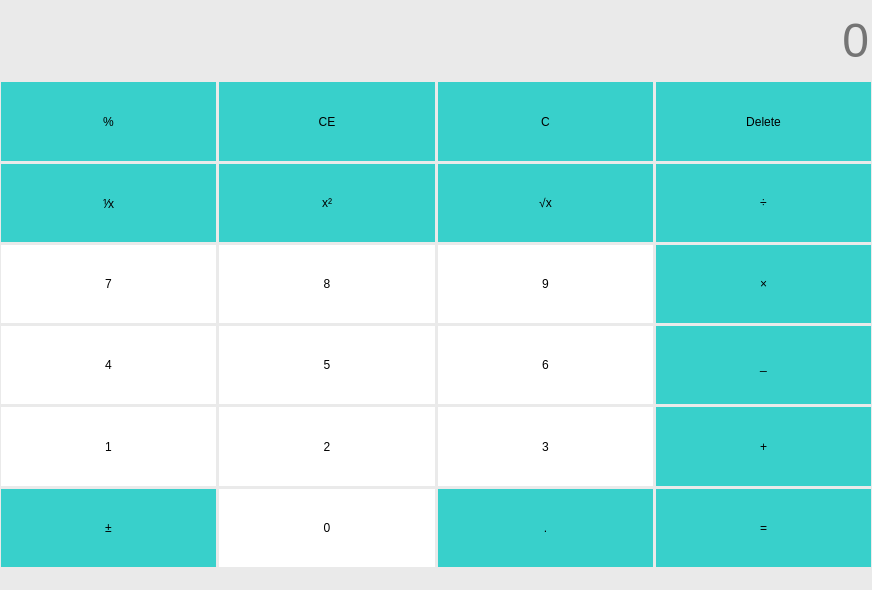
<?xml version="1.0" encoding="UTF-8"?>
<ui version="4.0">
 <class>MainWindow</class>
 <widget class="QMainWindow" name="MainWindow">
  <property name="geometry">
   <rect>
    <x>0</x>
    <y>0</y>
    <width>872</width>
    <height>590</height>
   </rect>
  </property>
  <property name="sizePolicy">
   <sizepolicy hsizetype="Minimum" vsizetype="Minimum">
    <horstretch>0</horstretch>
    <verstretch>0</verstretch>
   </sizepolicy>
  </property>
  <property name="windowTitle">
   <string>MainWindow</string>
  </property>
  <property name="styleSheet">
   <string notr="true">*{
    border:none;
	background-color: rgb(234, 234, 234);
}
QPushButton{
	background-color: rgb(255, 255, 255);
	font:bold 11pt '微软雅黑';
}
QPushButton#btnClear,#btnClearAll,#btnDel,#btnDivide,#btnEqual,#btnInverse,#btnMinus,#btnMultiple,#btnPercentage,#btnPeriod,#btnSign,#btnPlus,#btnSqrt,#btnSquare{
	background-color: rgb(56, 208, 203);
}
QPushButton:hover{
	background-color: rgb(221, 221, 221);
	border:1px solid rgb(185, 185, 185);
}
QLineEdit{
    font-size:36pt;
}</string>
  </property>
  <widget class="QWidget" name="centralwidget">
   <property name="sizePolicy">
    <sizepolicy hsizetype="Preferred" vsizetype="Preferred">
     <horstretch>0</horstretch>
     <verstretch>0</verstretch>
    </sizepolicy>
   </property>
   <layout class="QVBoxLayout" name="verticalLayout">
    <property name="spacing">
     <number>3</number>
    </property>
    <property name="leftMargin">
     <number>1</number>
    </property>
    <property name="topMargin">
     <number>1</number>
    </property>
    <property name="rightMargin">
     <number>1</number>
    </property>
    <property name="bottomMargin">
     <number>1</number>
    </property>
    <item>
     <layout class="QGridLayout" name="gridLayout">
      <item row="3" column="3">
       <widget class="QPushButton" name="btnMultiple">
        <property name="sizePolicy">
         <sizepolicy hsizetype="Minimum" vsizetype="Minimum">
          <horstretch>0</horstretch>
          <verstretch>0</verstretch>
         </sizepolicy>
        </property>
        <property name="text">
         <string>×</string>
        </property>
       </widget>
      </item>
      <item row="2" column="3">
       <widget class="QPushButton" name="btnDivide">
        <property name="sizePolicy">
         <sizepolicy hsizetype="Minimum" vsizetype="Minimum">
          <horstretch>0</horstretch>
          <verstretch>0</verstretch>
         </sizepolicy>
        </property>
        <property name="text">
         <string>÷</string>
        </property>
       </widget>
      </item>
      <item row="2" column="0">
       <widget class="QPushButton" name="btnInverse">
        <property name="sizePolicy">
         <sizepolicy hsizetype="Minimum" vsizetype="Minimum">
          <horstretch>0</horstretch>
          <verstretch>0</verstretch>
         </sizepolicy>
        </property>
        <property name="text">
         <string>⅟x</string>
        </property>
       </widget>
      </item>
      <item row="5" column="0">
       <widget class="QPushButton" name="btnNum1">
        <property name="sizePolicy">
         <sizepolicy hsizetype="Minimum" vsizetype="Minimum">
          <horstretch>0</horstretch>
          <verstretch>0</verstretch>
         </sizepolicy>
        </property>
        <property name="text">
         <string>1</string>
        </property>
       </widget>
      </item>
      <item row="6" column="0">
       <widget class="QPushButton" name="btnSign">
        <property name="sizePolicy">
         <sizepolicy hsizetype="Minimum" vsizetype="Minimum">
          <horstretch>0</horstretch>
          <verstretch>0</verstretch>
         </sizepolicy>
        </property>
        <property name="text">
         <string>±</string>
        </property>
       </widget>
      </item>
      <item row="4" column="3">
       <widget class="QPushButton" name="btnMinus">
        <property name="sizePolicy">
         <sizepolicy hsizetype="Minimum" vsizetype="Minimum">
          <horstretch>0</horstretch>
          <verstretch>0</verstretch>
         </sizepolicy>
        </property>
        <property name="text">
         <string>_</string>
        </property>
       </widget>
      </item>
      <item row="6" column="2">
       <widget class="QPushButton" name="btnPeriod">
        <property name="sizePolicy">
         <sizepolicy hsizetype="Minimum" vsizetype="Minimum">
          <horstretch>0</horstretch>
          <verstretch>0</verstretch>
         </sizepolicy>
        </property>
        <property name="text">
         <string>.</string>
        </property>
       </widget>
      </item>
      <item row="5" column="2">
       <widget class="QPushButton" name="btnNum3">
        <property name="sizePolicy">
         <sizepolicy hsizetype="Minimum" vsizetype="Minimum">
          <horstretch>0</horstretch>
          <verstretch>0</verstretch>
         </sizepolicy>
        </property>
        <property name="text">
         <string>3</string>
        </property>
       </widget>
      </item>
      <item row="4" column="0">
       <widget class="QPushButton" name="btnNum4">
        <property name="sizePolicy">
         <sizepolicy hsizetype="Minimum" vsizetype="Minimum">
          <horstretch>0</horstretch>
          <verstretch>0</verstretch>
         </sizepolicy>
        </property>
        <property name="text">
         <string>4</string>
        </property>
       </widget>
      </item>
      <item row="3" column="0">
       <widget class="QPushButton" name="btnNum7">
        <property name="sizePolicy">
         <sizepolicy hsizetype="Minimum" vsizetype="Minimum">
          <horstretch>0</horstretch>
          <verstretch>0</verstretch>
         </sizepolicy>
        </property>
        <property name="text">
         <string>7</string>
        </property>
       </widget>
      </item>
      <item row="5" column="3">
       <widget class="QPushButton" name="btnPlus">
        <property name="sizePolicy">
         <sizepolicy hsizetype="Minimum" vsizetype="Minimum">
          <horstretch>0</horstretch>
          <verstretch>0</verstretch>
         </sizepolicy>
        </property>
        <property name="text">
         <string>+</string>
        </property>
       </widget>
      </item>
      <item row="1" column="2">
       <widget class="QPushButton" name="btnClear">
        <property name="sizePolicy">
         <sizepolicy hsizetype="Minimum" vsizetype="Minimum">
          <horstretch>0</horstretch>
          <verstretch>0</verstretch>
         </sizepolicy>
        </property>
        <property name="text">
         <string>C</string>
        </property>
       </widget>
      </item>
      <item row="5" column="1">
       <widget class="QPushButton" name="btnNum2">
        <property name="sizePolicy">
         <sizepolicy hsizetype="Minimum" vsizetype="Minimum">
          <horstretch>0</horstretch>
          <verstretch>0</verstretch>
         </sizepolicy>
        </property>
        <property name="text">
         <string>2</string>
        </property>
       </widget>
      </item>
      <item row="4" column="2">
       <widget class="QPushButton" name="btnNum6">
        <property name="sizePolicy">
         <sizepolicy hsizetype="Minimum" vsizetype="Minimum">
          <horstretch>0</horstretch>
          <verstretch>0</verstretch>
         </sizepolicy>
        </property>
        <property name="text">
         <string>6</string>
        </property>
       </widget>
      </item>
      <item row="2" column="2">
       <widget class="QPushButton" name="btnSqrt">
        <property name="sizePolicy">
         <sizepolicy hsizetype="Minimum" vsizetype="Minimum">
          <horstretch>0</horstretch>
          <verstretch>0</verstretch>
         </sizepolicy>
        </property>
        <property name="text">
         <string>√x</string>
        </property>
       </widget>
      </item>
      <item row="4" column="1">
       <widget class="QPushButton" name="btnNum5">
        <property name="sizePolicy">
         <sizepolicy hsizetype="Minimum" vsizetype="Minimum">
          <horstretch>0</horstretch>
          <verstretch>0</verstretch>
         </sizepolicy>
        </property>
        <property name="text">
         <string>5</string>
        </property>
       </widget>
      </item>
      <item row="3" column="1">
       <widget class="QPushButton" name="btnNum8">
        <property name="sizePolicy">
         <sizepolicy hsizetype="Minimum" vsizetype="Minimum">
          <horstretch>0</horstretch>
          <verstretch>0</verstretch>
         </sizepolicy>
        </property>
        <property name="text">
         <string>8</string>
        </property>
       </widget>
      </item>
      <item row="6" column="1">
       <widget class="QPushButton" name="btnNum0">
        <property name="sizePolicy">
         <sizepolicy hsizetype="Minimum" vsizetype="Minimum">
          <horstretch>0</horstretch>
          <verstretch>0</verstretch>
         </sizepolicy>
        </property>
        <property name="text">
         <string>0</string>
        </property>
       </widget>
      </item>
      <item row="1" column="0">
       <widget class="QPushButton" name="btnPercentage">
        <property name="sizePolicy">
         <sizepolicy hsizetype="Minimum" vsizetype="Minimum">
          <horstretch>0</horstretch>
          <verstretch>0</verstretch>
         </sizepolicy>
        </property>
        <property name="text">
         <string>%</string>
        </property>
       </widget>
      </item>
      <item row="3" column="2">
       <widget class="QPushButton" name="btnNum9">
        <property name="sizePolicy">
         <sizepolicy hsizetype="Minimum" vsizetype="Minimum">
          <horstretch>0</horstretch>
          <verstretch>0</verstretch>
         </sizepolicy>
        </property>
        <property name="text">
         <string>9</string>
        </property>
       </widget>
      </item>
      <item row="2" column="1">
       <widget class="QPushButton" name="btnSquare">
        <property name="sizePolicy">
         <sizepolicy hsizetype="Minimum" vsizetype="Minimum">
          <horstretch>0</horstretch>
          <verstretch>0</verstretch>
         </sizepolicy>
        </property>
        <property name="text">
         <string>x²</string>
        </property>
       </widget>
      </item>
      <item row="1" column="3">
       <widget class="QPushButton" name="btnDel">
        <property name="sizePolicy">
         <sizepolicy hsizetype="Minimum" vsizetype="Minimum">
          <horstretch>0</horstretch>
          <verstretch>0</verstretch>
         </sizepolicy>
        </property>
        <property name="text">
         <string>Delete</string>
        </property>
       </widget>
      </item>
      <item row="1" column="1">
       <widget class="QPushButton" name="btnClearAll">
        <property name="sizePolicy">
         <sizepolicy hsizetype="Minimum" vsizetype="Minimum">
          <horstretch>0</horstretch>
          <verstretch>0</verstretch>
         </sizepolicy>
        </property>
        <property name="text">
         <string>CE</string>
        </property>
       </widget>
      </item>
      <item row="6" column="3">
       <widget class="QPushButton" name="btnEqual">
        <property name="sizePolicy">
         <sizepolicy hsizetype="Minimum" vsizetype="Minimum">
          <horstretch>0</horstretch>
          <verstretch>0</verstretch>
         </sizepolicy>
        </property>
        <property name="text">
         <string>=</string>
        </property>
       </widget>
      </item>
      <item row="0" column="0" colspan="4">
       <widget class="QLineEdit" name="display">
        <property name="sizePolicy">
         <sizepolicy hsizetype="Expanding" vsizetype="Preferred">
          <horstretch>0</horstretch>
          <verstretch>0</verstretch>
         </sizepolicy>
        </property>
        <property name="alignment">
         <set>Qt::AlignmentFlag::AlignRight|Qt::AlignmentFlag::AlignTrailing|Qt::AlignmentFlag::AlignVCenter</set>
        </property>
        <property name="placeholderText">
         <string>0</string>
        </property>
       </widget>
      </item>
     </layout>
    </item>
   </layout>
  </widget>
  <widget class="QMenuBar" name="menubar">
   <property name="geometry">
    <rect>
     <x>0</x>
     <y>0</y>
     <width>872</width>
     <height>25</height>
    </rect>
   </property>
  </widget>
  <widget class="QStatusBar" name="statusbar"/>
 </widget>
 <resources/>
 <connections/>
</ui>
